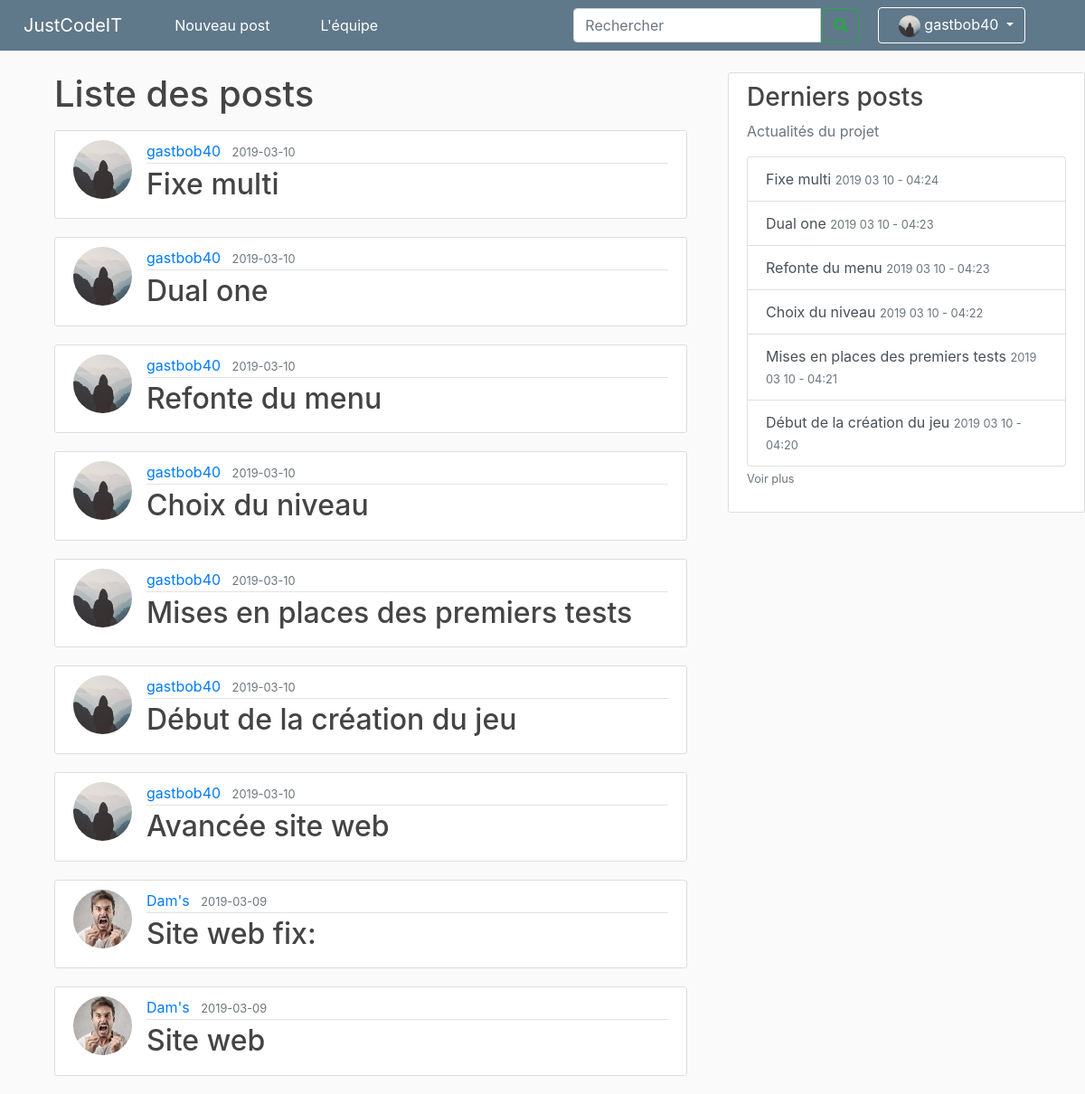
/posts (signed in), run on the app's committed database.
### site_jci/models.py (models this page shows, shortened)
class User(db.Model, UserMixin):
    id = db.Column(db.Integer, primary_key=True)
    username = db.Column(db.String(20), unique=True, nullable=False)
    password = db.Column(db.String(60), nullable=False)
    image_file = db.Column(db.String(20), nullable=False, default='default.jpg')
    permission = db.Column(db.String(40), nullable=False)
    posts = db.relationship('Post', backref='author', lazy=True)

class Post(db.Model):
    id = db.Column(db.Integer, primary_key=True)
    title = db.Column(db.String(100), nullable=False)
    date_posted = db.Column(db.DateTime, nullable=False, default=datetime.utcnow)
    content = db.Column(db.Text, nullable=False)
    user_id = db.Column(db.Integer, db.ForeignKey('user.id'), nullable=False)

### site_jci/routes.py (the view)
@app.route("/posts")
def list_posts():
    posts = db.session.query(Post).all()
    return render_template("posts.html", posts=posts)

### site_jci/models.py (called while the page is built)
@login_manager.user_loader
def load_user(user_id):
    return User.query.get(int(user_id))

### site_jci/routes.py (called while the page is built)
@app.context_processor
def context_processor():
    posts = db.session.query(Post).all()
    if current_user.is_authenticated:
        image_file = url_for('static', filename='profile_pics/' + current_user.image_file)
        return dict(posts=posts, image_file_user=image_file)
    return dict(posts=posts)

### site_jci/templates/posts.html
{% extends "layout.html" %}
{% block content %}
<main role="main" class="container">
    <h1 class="mb-3">Liste des posts</h1>
    {% for post in posts|sort(attribute='date_posted', reverse = True) %}
    <article class="media content-section">
        <img class="rounded-circle article-img" src="{{ url_for('static', filename='profile_pics/' + post.author.image_file) }}">
        <div class="media-body">
            <div class="article-metadata">
                <a class="mr-2" href="{{ url_for('user_posts', username=post.author.username) }}">{{
                    post.author.username }}</a>
                <small class="text-muted">{{ post.date_posted.strftime('%Y-%m-%d') }}</small>
            </div>
            <h2><a class="article-title" href="{{ url_for('post', post_id=post.id) }}">{{ post.title }}</a></h2>
        </div>
    </article>
    {% endfor %}
</main>
{% endblock content %}

### site_jci/templates/layout.html (shortened to what this page needs)
<!DOCTYPE html>
<html lang="en">
<head>
    <link rel="stylesheet" href="https://stackpath.bootstrapcdn.com/bootstrap/4.1.3/css/bootstrap.min.css"
>
    <link rel="stylesheet" type="text/css" href="{{ url_for('static', filename='main.css') }}">
    <link rel="stylesheet" href="https://cdnjs.cloudflare.com/ajax/libs/font-awesome/4.7.0/css/font-awesome.min.css">
    <link rel="stylesheet" href="https://use.fontawesome.com/releases/v5.7.2/css/all.css"
>
</head>
<body>
    <nav class="navbar navbar-expand-md navbar-dark bg-steel fixed-top">
        <a class="navbar-brand" style="margin:0 50px 0 10px" href="{{ url_for('homePage') }}">JustCodeIT</a>
        <div class="navbar-collapse collapse" id="navbarsExample04" style="">
            <ul class="navbar-nav mr-auto">
                {% if current_user.is_authenticated %}
                <li class="nav-item active rm-lt">
                    <a class="nav-link" href="{{ url_for('new_post') }}">Nouveau post</a>
                </li>
                <li class="nav-item active rm-lt" style="padding: 20px 20px 20px 20px; "></li>
                {% endif %}
                <li class="nav-item active rm-lt">
                    <a class="nav-link" href="{{ url_for('membersPage') }}">L'équipe</a>
                </li>
            </ul>
            <form class="form-inline my-2 my-md-0">
                <div class="" style="">
                    <input class="form-control " type="search" placeholder="Rechercher" aria-label="Search4"
                        style=" border-top-right-radius:0;border-bottom-right-radius:0">
                    <button class="btn btn-outline-success rm-lt" type="" style="margin-left:
                            -4px;border-bottom-left-radius: 0%;border-top-left-radius:0 "><i
                            class="fa fa-search"></i></button>
                </div>
                <div class="navbar-nav rm-lt">
                    {% if current_user.is_authenticated %}
                    <li class="nav-item dropdown" style="margin-right:50px;">
                        <a class="btn btn-dark dropdown-toggle "
                            style="margin-left:20px; background-color:#5f788a ;border-color: white" href="#"
                            id="navbarDropdown" role="button" data-toggle="dropdown" aria-haspopup="true"
                            aria-expanded="false">
                            <img class="rounded-circle account-img" src="{{ image_file_user }}"
                                style="width: 2vw; height: 2vw; margin: 0px 0px 0px 10px">
                            {{ current_user.username }}
                            {% endif %}
                        </a>
                        {% if current_user.is_authenticated %}
                    </li>
                    {% else %}
                    <a class="nav-item nav-link" style="margin-left:50px;" href="{{ url_for('login') }}">Se
                        connecter</a>
                    {% endif %}
                </div>
            </form>
        </div>
    </nav>
    <main role="main" class="container ">
        <div class="row">
            <div class="col-md-8">
                {% block content %}{% endblock %}
            </div>
            <div class="col-md-4">
                <div class="content-section info-list">
                    <h3>Derniers posts</h3>
                    <p class='text-muted'>Actualités du projet
                        <div class="list-group">
                            {% for post in posts|sort(attribute='date_posted', reverse = True) %}
                            {% if loop.index <= 6 %} <a href="/post/{{ post.id }}"
                                class="list-group-item list-group-item-action">{{
                                post.title
                                }} <small
                                    class="text-muted">{{ post.date_posted.strftime('%Y %m %d - %H:%M') }}</small></a>
                            {% endif %}
                            {% endfor %}
                        </div>
                        <a class="text-muted" href="{{ url_for('list_posts') }}"><small>Voir plus</small></smal></a>
                    </p>
                </div>
            </div>
        </div>
    </main>
</html>

### site_jci/static/main.css (style rules this page uses)
body { background: #fafafa; color: #333333; margin-top: 5rem; }
h1, h2, h3, h4, h5, h6 { color: #444444; }
.bg-steel { background-color: #5f788a; }
.content-section { background: #ffffff; padding: 10px 20px; border: 1px solid #dddddd; border-radius: 3px; margin-bottom: 20px; }
.article-title { color: #444444; }
.article-img { height: 65px; width: 65px; margin-right: 16px; }
.article-metadata { padding-bottom: 1px; margin-bottom: 4px; border-bottom: 1px solid #e3e3e3 }
.account-img { height: 125px; width: 125px; margin-right: 20px; margin-bottom: 16px; }
.info-list { position: fixed; }

### data on the page
User: username "gastbob40"
Post: image_file (placeholder picture), author.username "gastbob40", date_posted "2019-03-10", title "Fixe multi", date_posted "2019 03 10 - 04:24"
Post: image_file (placeholder picture), author.username "gastbob40", date_posted "2019-03-10", title "Dual one", date_posted "2019 03 10 - 04:23"
Post: image_file (placeholder picture), author.username "gastbob40", date_posted "2019-03-10", title "Refonte du menu", date_posted "2019 03 10 - 04:23"
Post: image_file (placeholder picture), author.username "gastbob40", date_posted "2019-03-10", title "Choix du niveau", date_posted "2019 03 10 - 04:22"
Post: image_file (placeholder picture), author.username "gastbob40", date_posted "2019-03-10", title "Mises en places des premiers tests", date_posted "2019 03 10 - 04:21"
Post: image_file (placeholder picture), author.username "gastbob40", date_posted "2019-03-10", title "Début de la création du jeu", date_posted "2019 03 10 - 04:20"
Post: image_file (placeholder picture), author.username "gastbob40", date_posted "2019-03-10", title "Avancée site web"
Post: image_file (picture), author.username "Dam's", date_posted "2019-03-09", title "Site web fix:"
Post: image_file (picture), author.username "Dam's", date_posted "2019-03-09", title "Site web"
